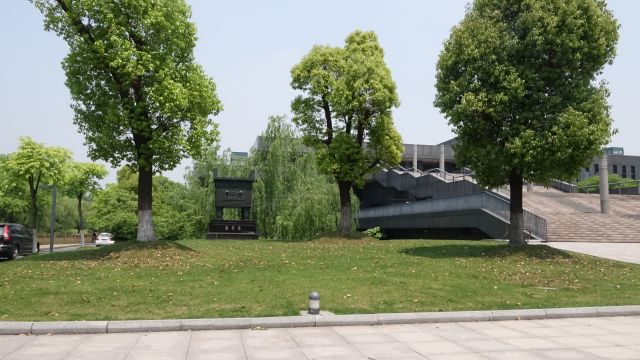
//> input picture 实验8-全景拼接与SIFT算法/工程/OpencV/image/data1/DSC01599.JPG, 640 x 360 px
$ ./sift   (built with g++ and OpenCV 4, older OpenCV classes emulated)
//> lines starting //> are read from the running program, lines starting //| are printed output that depends on the picture
#include <opencv2\opencv.hpp>
#include <opencv2\highgui\highgui.hpp>
#include <opencv2\nonfree\features2d.hpp>
#include <opencv2\legacy\legacy.hpp>
#include <math.h>
#include <vector>
#include <string>
using namespace cv;
using namespace std;

class CylindricalPanorama {
public:
	virtual bool makePanorama(vector<Mat>& img_vec, Mat& img_out, double f) = 0;
};

class Oanorama2193: public CylindricalPanorama {
	double r = 500;
public:
	vector<Mat> image;
	void readImage(vector<string> name, double f);
	bool makePanorama(vector<Mat>& img_vec, Mat& img_out, double f);
	void imagemerge(Mat& img, Mat& img2);
	Mat ScalaLarge(Mat img, int rows, int cols);
	void displayAllImage();
	Mat project2cylinder(Mat image, double r, double f);
	void checkborder(Mat &img);
};

void Oanorama2193::checkborder(Mat &img) {
	int right;
	for (int j = 0; j < img.cols; j++) {
		bool flag = false;
		for (int i = 0; i < img.rows; i++) {
			if (norm(img.at<cv::Vec3b>(j, i)) != 0) {
				continue;
			}
			flag = true;
		}
		right = j + 1;
		if (flag == true) {
			break;
		}
	}

	Mat newimg = Mat(img.rows, right, CV_8UC3);
	for (int i = 0; i < newimg.rows; i++) {
		for (int j = 0; j < newimg.cols; j++) {
			newimg.at<Vec3b>(j,i) = img.at<Vec3b>(j, i);
		}
	}
	newimg.copyTo(img);
}

void Oanorama2193::displayAllImage() {
	for (int i = 0; i < image.size(); i++) {
		imshow(to_string(i), image[i]);
	}
}

void Oanorama2193::readImage(vector<string> name, double f) {
//> called with f = 512.9
	Mat t = imread(name[0]);
//> t is the input picture: 360 rows x 640 cols, CV_8UC3; mean B, G, R 111.1, 136.3, 129.5
	int COLS = t.cols;
//> COLS = 640
	int ROWS = t.rows;
//> ROWS = 360

	for (int i = 0; i < name.size(); i++) {
		Mat s = imread(name[i]);
		s = project2cylinder(s, r, f);
		s = ScalaLarge(s, ROWS, 4 * COLS);
		image.push_back(s);
	}
}

bool Oanorama2193::makePanorama(vector<Mat>& image, Mat& img_out, double f) {
	int num = image.size();
	if (num <= 0) {
		return false;
	}
	int mid = num / 2;
	Mat img = image[mid];
	for (int i = 1; i < num; i++) {
		int index;
		if (i % 2 == 1) {
			index = mid - (i + 1) / 2;
			cout << index;
			Mat img2;
			image[index].copyTo(img2);
			imagemerge(img2, img);
			img2.copyTo(img);
		}
		else {
			index = mid + (i + 1) / 2;
			cout << index;
			Mat img2;
			image[index].copyTo(img2);
			imagemerge(img, img2);
		}
	}
	//checkborder(img_out);
	img.copyTo(img_out);
	return true;
}


Mat Oanorama2193::project2cylinder(Mat image, double r, double f) {
//> called with r = 500, f = 512.9
	int rows = image.rows;
//> rows = 360
	int cols = image.cols;
//> cols = 640
	int max_x = (cols - 1) / 2;
//> max_x = 319
	int max_y = (rows - 1) / 2;
//> max_y = 179
	int max_x_ = r * atan(max_x / f);
//> max_x_ = 278
	int max_y_ = r * max_y / f;
//> max_y_ = 174
	int max_cols = max_x_ * 2 + 1;
//> max_cols = 557
	int max_rows = max_y_ * 2 + 1;
//> max_rows = 349

	Mat M(max_rows, max_cols, CV_8UC3, cv::Scalar::all(1));
	for (int i = 0; i < max_rows; i++) {
		for (int j = 0; j < max_cols; j++) {

			double x = f * tan((j - max_x_) / r);
			double y = (i - max_y_) / r * sqrt(x*x + f * f);
			x = x + max_x;
			y = y + max_y;

			if (x < 0 || y < 0 || x >= cols || y >= rows) {
				M.at<cv::Vec3b>(i, j) = cv::Vec3b(0,0,0);
			}
			else {
				M.at<cv::Vec3b>(i, j) = image.at<cv::Vec3b>(y, x);
			}

		}
	}
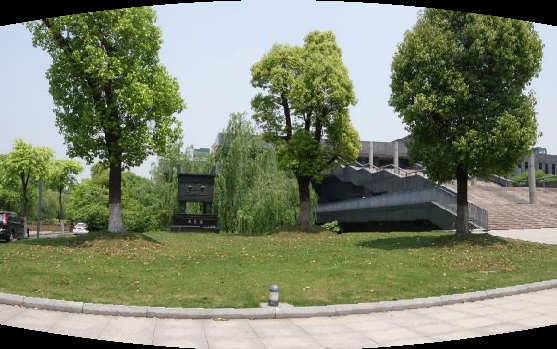
//> M: 349 rows x 557 cols, CV_8UC3; mean B, G, R 105.6, 129.9, 123.2
	return M;
}

void Oanorama2193::imagemerge(Mat& img, Mat& img2) {
	//sift特征检测
	SiftFeatureDetector  siftdtc;
	vector<KeyPoint>kp1, kp2;

	siftdtc.detect(img, kp1);
	Mat outimg1;
	drawKeypoints(img, kp1, outimg1);
	//imshow("image1 keypoints", outimg1);


	siftdtc.detect(img2, kp2);
	Mat outimg2;
	drawKeypoints(img2, kp2, outimg2);
	//imshow("image2 keypoints", outimg2);


	SiftDescriptorExtractor extractor;
	Mat descriptor1, descriptor2;
	BruteForceMatcher<L2<float>> matcher;
	vector<DMatch> matches;
	Mat img_matches;
	extractor.compute(img, kp1, descriptor1);
	extractor.compute(img2, kp2, descriptor2);

	matcher.match(descriptor1, descriptor2, matches);

	// Keep 200 best matches only.
	// We sort distance between descriptor matches
	Mat index;
	int nbMatch = int(matches.size());
	Mat tab(nbMatch, 1, CV_32F);
	for (int i = 0; i < nbMatch; i++)
		tab.at<float>(i, 0) = matches[i].distance;
	sortIdx(tab, index, SORT_EVERY_COLUMN + SORT_ASCENDING);
	vector<DMatch> bestMatches;

	for (int i = 0; i < 200; i++)
		bestMatches.push_back(matches[index.at < int >(i, 0)]);


	drawMatches(img, kp1, img2, kp2, bestMatches, img_matches);
	//imshow("matches", img_matches);

	std::vector<Point2f> dst_pts;                   //1st
	std::vector<Point2f> source_pts;                //2nd

	for (vector<DMatch>::iterator it = bestMatches.begin(); it != bestMatches.end(); ++it) {
		//-- Get the keypoints from the good matches
		dst_pts.push_back(kp1[it->queryIdx].pt);
		source_pts.push_back(kp2[it->trainIdx].pt);
	}

	Mat H = findHomography(source_pts, dst_pts, CV_RANSAC);

	//cout << H << endl;
	Mat wim_2;
	warpPerspective(img2, wim_2, H, img.size());


	// We can do this since im_1 and wim_2 have the same size.
	for (int i = 0; i < img.cols; i++)
		for (int j = 0; j < img.rows; j++) {
			Vec3b color_im1 = img.at<Vec3b>(Point(i, j));
			Vec3b color_im2 = wim_2.at<Vec3b>(Point(i, j));
			// 新
			if (norm(color_im1) < norm(color_im2))
				img.at<Vec3b>(Point(i, j)) = color_im2;
			// 旧
			//if (norm(color_im1) == 0)
			//	img.at<Vec3b>(Point(i, j)) = color_im2;

		}
}

Mat  Oanorama2193::ScalaLarge(Mat img, int rows, int cols) {
//> called with rows = 360, cols = 2560
	Mat newimg(3*rows, cols, CV_8UC3);
	for (int i = 0; i < img.rows; i++) {
		for (int j = 0; j < img.cols; j++) {
			newimg.at<Vec3b>(Point(j, i+rows)) = img.at<Vec3b>(Point(j, i));
		}
	}
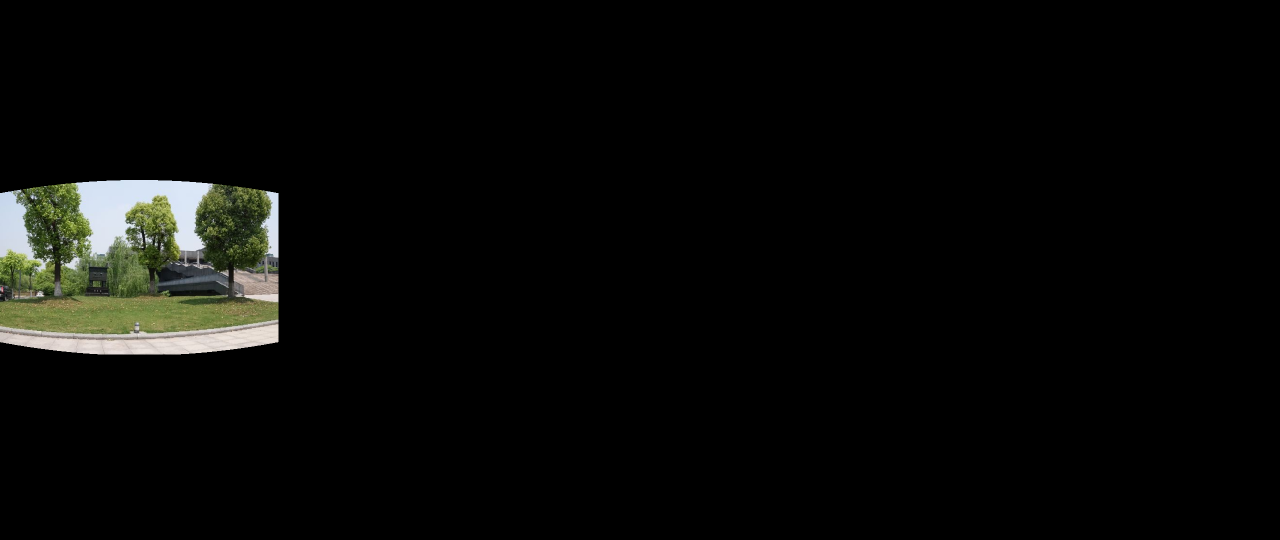
//> newimg: 1080 rows x 2560 cols, CV_8UC3 (shown at 1/2 size); mean B, G, R 7.4, 9.1, 8.7
//> pass 2 of the loop in readImage, `for (int i = 0; i < name.size(); i++)`:
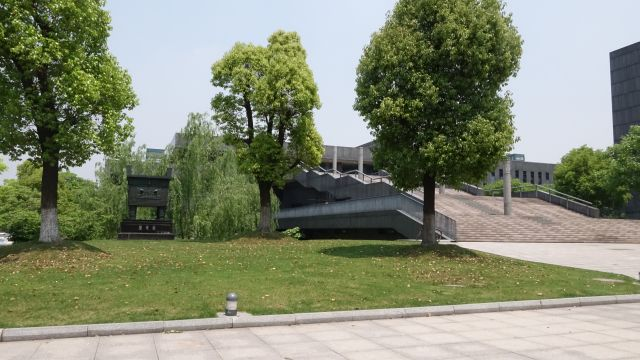
//> input picture 实验8-全景拼接与SIFT算法/工程/OpencV/image/data1/DSC01600.JPG, 640 x 360 px
//> in readImage, s is the input picture: 360 rows x 640 cols, CV_8UC3; mean B, G, R 114.6, 137.6, 131.7
//> after the loop in project2cylinder (call 2), `for (int i = 0; i < max_rows; i++)`:
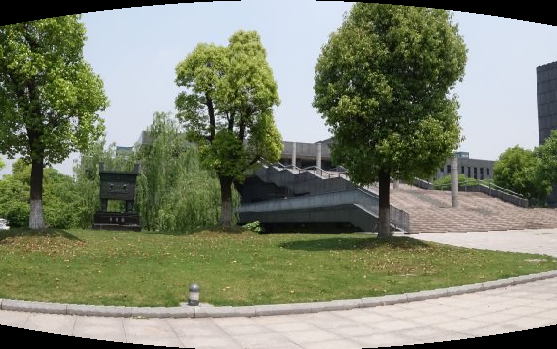
//> M: 349 rows x 557 cols, CV_8UC3; mean B, G, R 108.8, 130.8, 125.1
//> after the loop in ScalaLarge (call 2), `for (int i = 0; i < img.rows; i++)`:
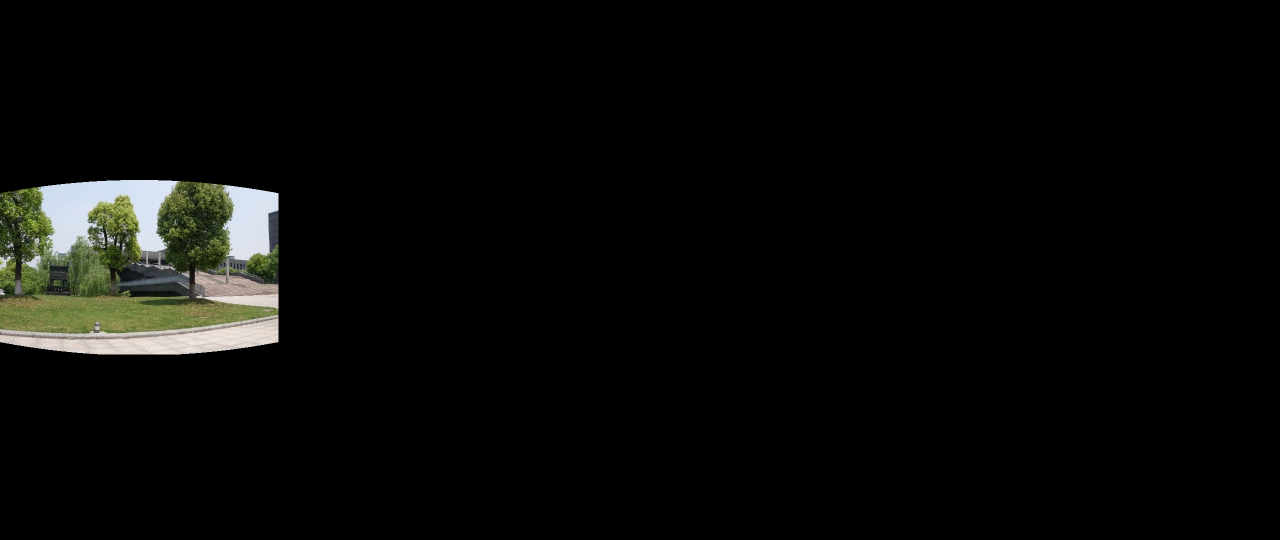
//> newimg: 1080 rows x 2560 cols, CV_8UC3 (shown at 1/2 size); mean B, G, R 7.7, 9.2, 8.8
//> pass 3 of the loop in readImage, `for (int i = 0; i < name.size(); i++)`:
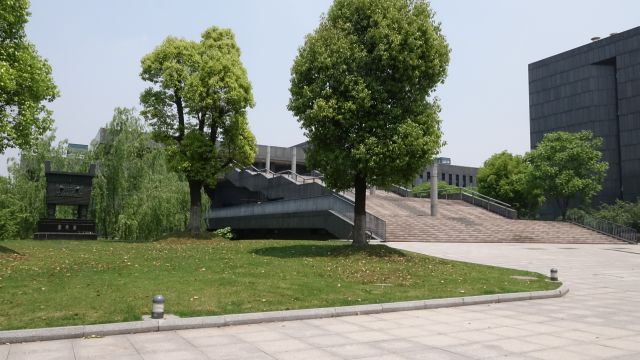
//> input picture 实验8-全景拼接与SIFT算法/工程/OpencV/image/data1/DSC01601.JPG, 640 x 360 px
//> in readImage, s is the input picture: 360 rows x 640 cols, CV_8UC3; mean B, G, R 117, 134.8, 129.4
//> after the loop in project2cylinder (call 3), `for (int i = 0; i < max_rows; i++)`:
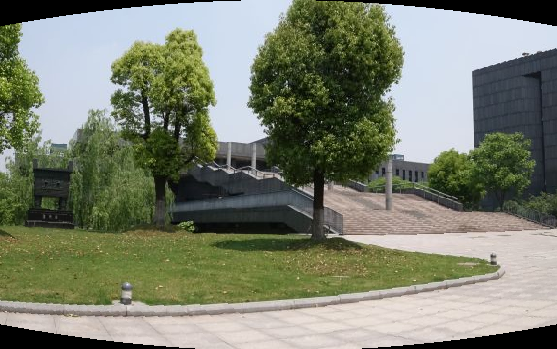
//> M: 349 rows x 557 cols, CV_8UC3; mean B, G, R 110.6, 128, 122.9
//> after the loop in ScalaLarge (call 3), `for (int i = 0; i < img.rows; i++)`:
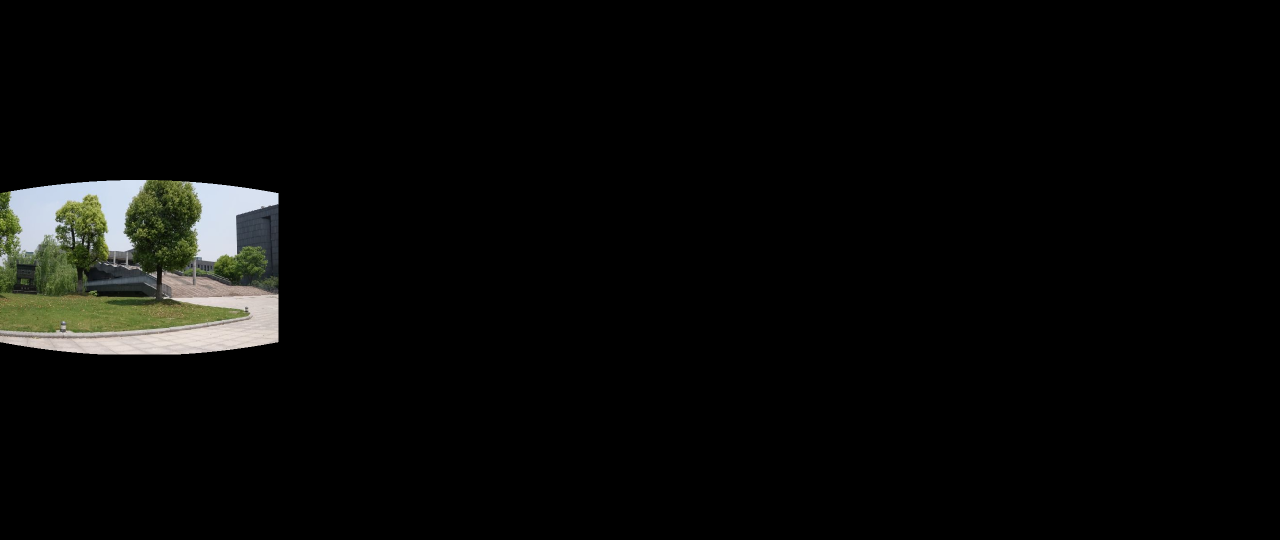
//> newimg: 1080 rows x 2560 cols, CV_8UC3 (shown at 1/2 size); mean B, G, R 7.8, 9, 8.6
//> the loop made 20 passes; the first 3 are shown
	return newimg;
}


vector<string> data1 = {
	"./image/data1/DSC01599.jpg",
	"./image/data1/DSC01600.jpg",
	"./image/data1/DSC01601.jpg",
	"./image/data1/DSC01602.jpg",
	"./image/data1/DSC01603.jpg",
	"./image/data1/DSC01604.jpg",
	"./image/data1/DSC01605.jpg",
	"./image/data1/DSC01606.jpg",
	"./image/data1/DSC01607.jpg",
	"./image/data1/DSC01608.jpg",
	"./image/data1/DSC01609.jpg",
	"./image/data1/DSC01610.jpg",
	"./image/data1/DSC01611.jpg",
	"./image/data1/DSC01612.jpg",
	"./image/data1/DSC01613.jpg",
	"./image/data1/DSC01614.jpg",
	"./image/data1/DSC01615.jpg",
	"./image/data1/DSC01616.jpg",
	"./image/data1/DSC01617.jpg",
	"./image/data1/DSC01618.jpg"
};

vector<string> data2 = {
	"./image/data2/DSC01538.jpg",
	"./image/data2/DSC01539.jpg",
	"./image/data2/DSC01540.jpg",
	"./image/data2/DSC01541.jpg",
	"./image/data2/DSC01542.jpg",
	"./image/data2/DSC01543.jpg",
	"./image/data2/DSC01544.jpg",
	"./image/data2/DSC01545.jpg",
	"./image/data2/DSC01546.jpg",
	"./image/data2/DSC01547.jpg",
	"./image/data2/DSC01548.jpg",
	"./image/data2/DSC01549.jpg",
};

int main() {
	double f = 512.89;
	Mat img;
	Oanorama2193 myparanoma;
	//myparanoma.readImage(data2, f);
	myparanoma.readImage(data1, f);
	//myparanoma.displayAllImage();
	myparanoma.makePanorama(myparanoma.image, img, f);
//> (the run ends here: the program stops with an error, at `sortIdx(tab, index, SORT_EVERY_COLUMN + SORT_ASCENDING);`)
